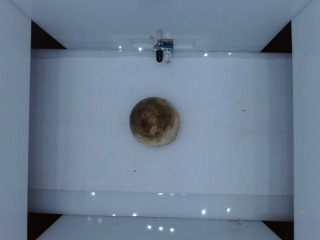
#> input picture API/uploads/capture.jpg, 320 x 240 px, found by its file name
$ python crop.py
#> lines starting #> are read from the running program, lines starting #| are printed output that depends on the picture
import cv2
import matplotlib.pyplot as plt

# Path gambar
image_path = r"E:\klasifikasi_jamur\API\uploads\capture.jpg"

# Baca gambar
img = cv2.imread(image_path)
#> img is the input picture: shape (240, 320, 3); mean B, G, R 144.5, 125, 108.4
img_rgb = cv2.cvtColor(img, cv2.COLOR_BGR2RGB)

# ================================
# KOORDINAT CROP (UBAH SESUAI KEBUTUHAN)
# ================================
x1, y1 = 80, 60
x2, y2 = 280, 200

# ================================
# PROSES CROP
# ================================
crop = img_rgb[y1:y2, x1:x2]
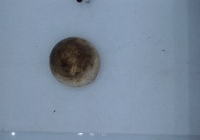
#> crop: shape (140, 200, 3); mean R, G, B 123.7, 139.8, 159.2

# ================================
# TAMPILKAN PERBANDINGAN
# ================================
plt.figure(figsize=(10,5))

plt.subplot(1,2,1)
plt.title("Gambar Asli")
plt.imshow(img_rgb)
plt.axis("off")

plt.subplot(1,2,2)
plt.title("Hasil Crop")
plt.imshow(crop)
plt.axis("off")

plt.show()
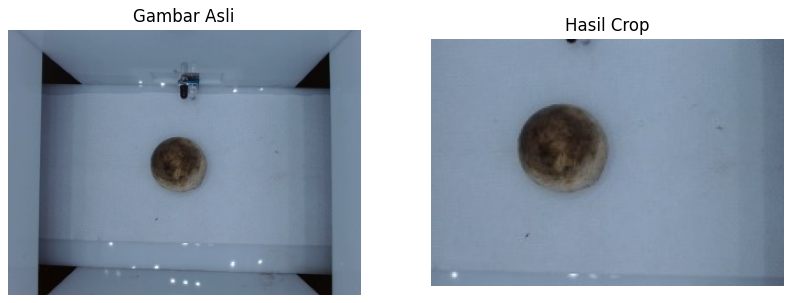
#> figure drawn by matplotlib, 2 panels

$ run again, with API/uploads/A_00.jpg copied over API/uploads/capture.jpg
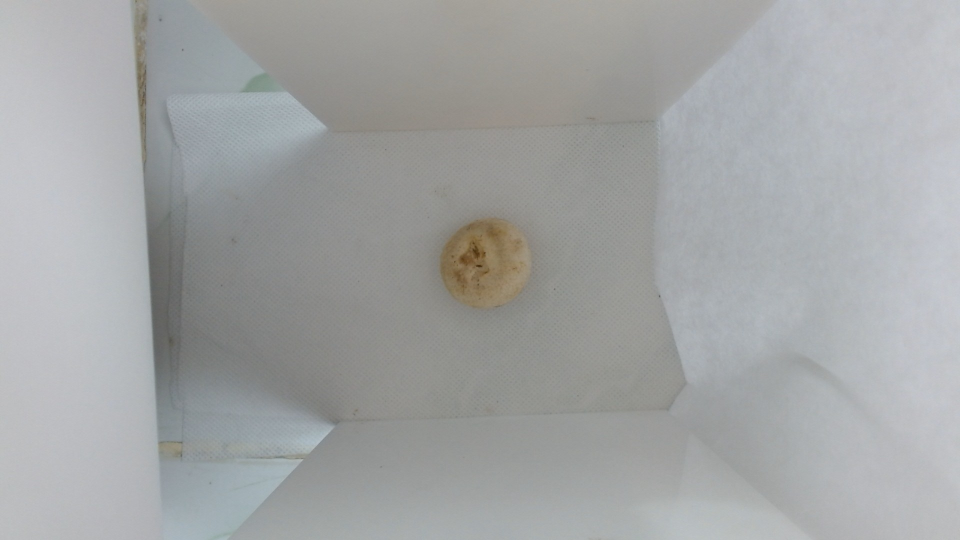
#> input picture API/uploads/A_00.jpg, 1920 x 1080 px, found by its file name (shown at 1/2 size)
#> img is the input picture: shape (1080, 1920, 3); mean B, G, R 164.6, 164.3, 162.4
#> `crop = img_rgb[y1:y2, x1:x2]`:
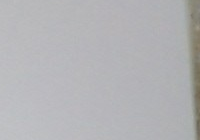
#> crop: shape (140, 200, 3); mean R, G, B 179.2, 179.1, 181.8
#> `plt.show()`:
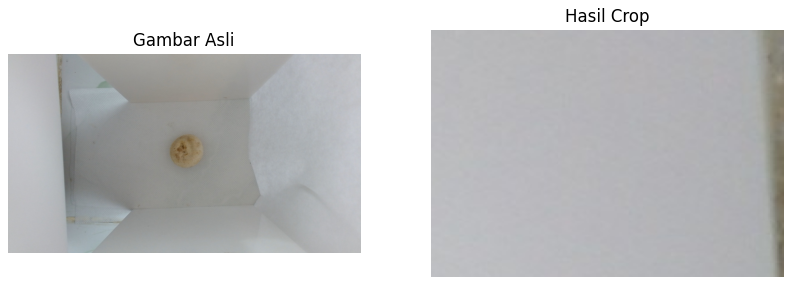
#> figure drawn by matplotlib, 2 panels

$ run again, with API/uploads/A_001.jpg copied over API/uploads/capture.jpg
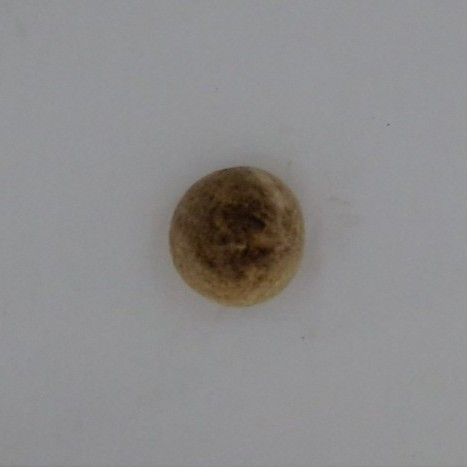
#> input picture API/uploads/A_001.jpg, 467 x 467 px, found by its file name
#> img is the input picture: shape (467, 467, 3); mean B, G, R 140.3, 139.9, 141
#> `crop = img_rgb[y1:y2, x1:x2]`:
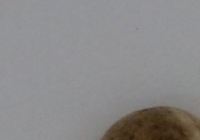
#> crop: shape (140, 200, 3); mean R, G, B 138.8, 137.5, 137.5
#> `plt.show()`:
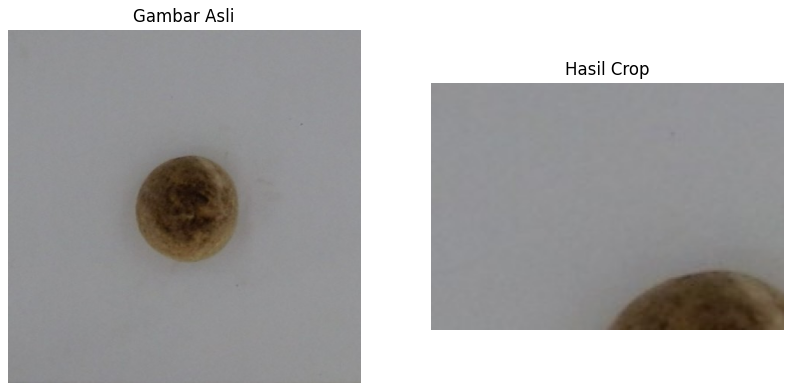
#> figure drawn by matplotlib, 2 panels

$ run again, with API/uploads/A_002.jpg copied over API/uploads/capture.jpg
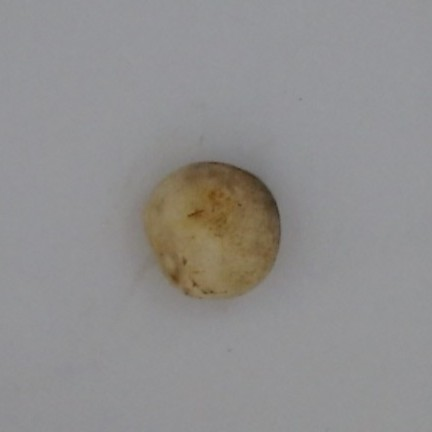
#> input picture API/uploads/A_002.jpg, 432 x 432 px, found by its file name
#> img is the input picture: shape (432, 432, 3); mean B, G, R 142.6, 143.1, 144.6
#> `crop = img_rgb[y1:y2, x1:x2]`:
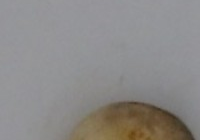
#> crop: shape (140, 200, 3); mean R, G, B 140.2, 137.7, 136.1
#> `plt.show()`:
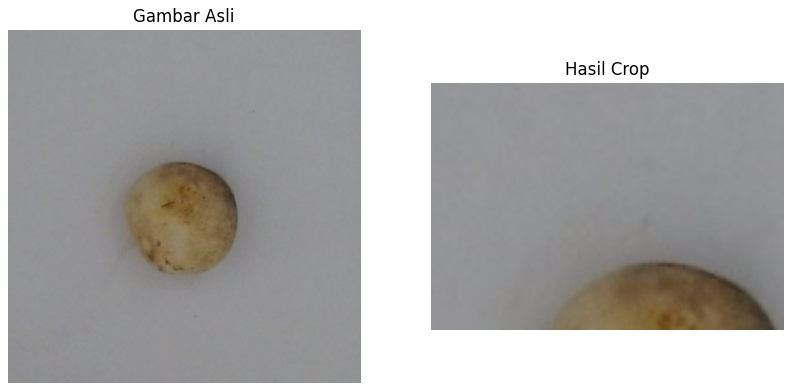
#> figure drawn by matplotlib, 2 panels
